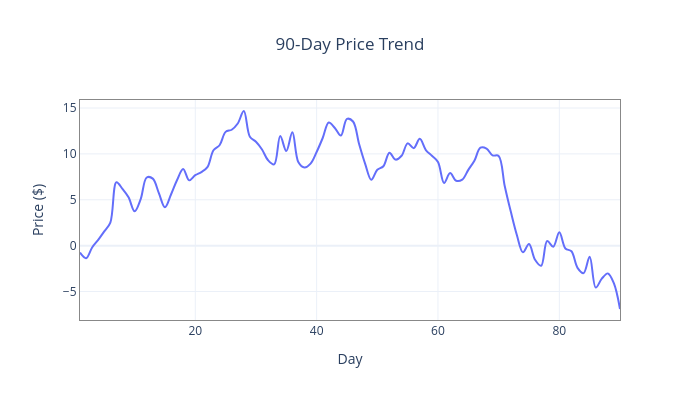

Source (notebook cell):
### Markdown cell above
## 2. Line chart — `kind='line'`

### Code cell
avr.plot(
    df_ts, 'line',
    x='day', y='price',
    title='90-Day Price Trend',
    labels={'day': 'Day', 'price': 'Price ($)'},
    line_shape='spline',
)

### Figure 1 — Plotly figure (JSON) as saved in the notebook; plotly's stock layout.template omitted (floating-point values rounded to 4 significant figures)
{"data": [{"hovertemplate": "Day=%{x}<br>Price ($)=%{y}<extra></extra>", "legendgroup": "", "line": {"color": "#636efa", "dash": "solid", "shape": "spline"}, "marker": {"symbol": "circle"}, "mode": "lines", "name": "", "orientation": "v", "showlegend": false, "type": "scatter", "x": [1, 2, 3, 4, 5, 6, 7, 8, 9, 10, 11, 12, 13, 14, 15, 16, 17, 18, 19, 20, 21, 22, 23, 24, 25, 26, 27, 28, 29, 30, 31, 32, 33, 34, 35, 36, 37, 38, 39, 40, 41, 42, 43, 44, 45, 46, 47, 48, 49, 50, 51, 52, 53, 54, 55, 56, 57, 58, 59, 60, 61, 62, 63, 64, 65, 66, 67, 68, 69, 70, 71, 72, 73, 74, 75, 76, 77, 78, 79, 80, 81, 82, 83, 84, 85, 86, 87, 88, 89, 90], "xaxis": "x", "y": [-0.7567, -1.361, -0.1963, 0.6346, 1.56, 2.522, 6.905, 6.192, 5.268, 3.74, 5.072, 7.43, 7.302, 5.722, 4.173, 5.574, 7.161, 8.347, 7.116, 7.68, 8.014, 8.551, 10.39, 10.94, 12.4, 12.63, 13.31, 14.67, 11.86, 11.32, 10.48, 9.303, 8.852, 11.94, 10.31, 12.35, 9.081, 8.512, 8.937, 10.21, 11.73, 13.42, 12.82, 12.0, 13.81, 13.53, 11.08, 8.912, 7.173, 8.267, 8.652, 10.13, 9.379, 9.796, 11.15, 10.63, 11.64, 10.42, 9.792, 9.128, 6.837, 7.911, 7.072, 7.197, 8.258, 9.251, 10.68, 10.59, 9.839, 9.779, 6.504, 3.71, 1.165, -0.7297, 0.1699, -1.541, -2.197, 0.5011, -0.1115, 1.464, -0.3037, -0.6146, -2.415, -2.993, -1.212, -4.567, -3.598, -3.022, -4.111, -6.903], "yaxis": "y"}], "layout": {"height": 400, "legend": {"tracegroupgap": 0}, "title": {"text": "90-Day Price Trend", "x": 0.5}, "width": 700, "xaxis": {"anchor": "y", "domain": [0, 1], "linecolor": "#888888", "linewidth": 1, "mirror": true, "showline": true, "title": {"text": "Day"}}, "yaxis": {"anchor": "x", "domain": [0, 1], "linecolor": "#888888", "linewidth": 1, "mirror": true, "showline": true, "title": {"text": "Price ($)"}}}}
